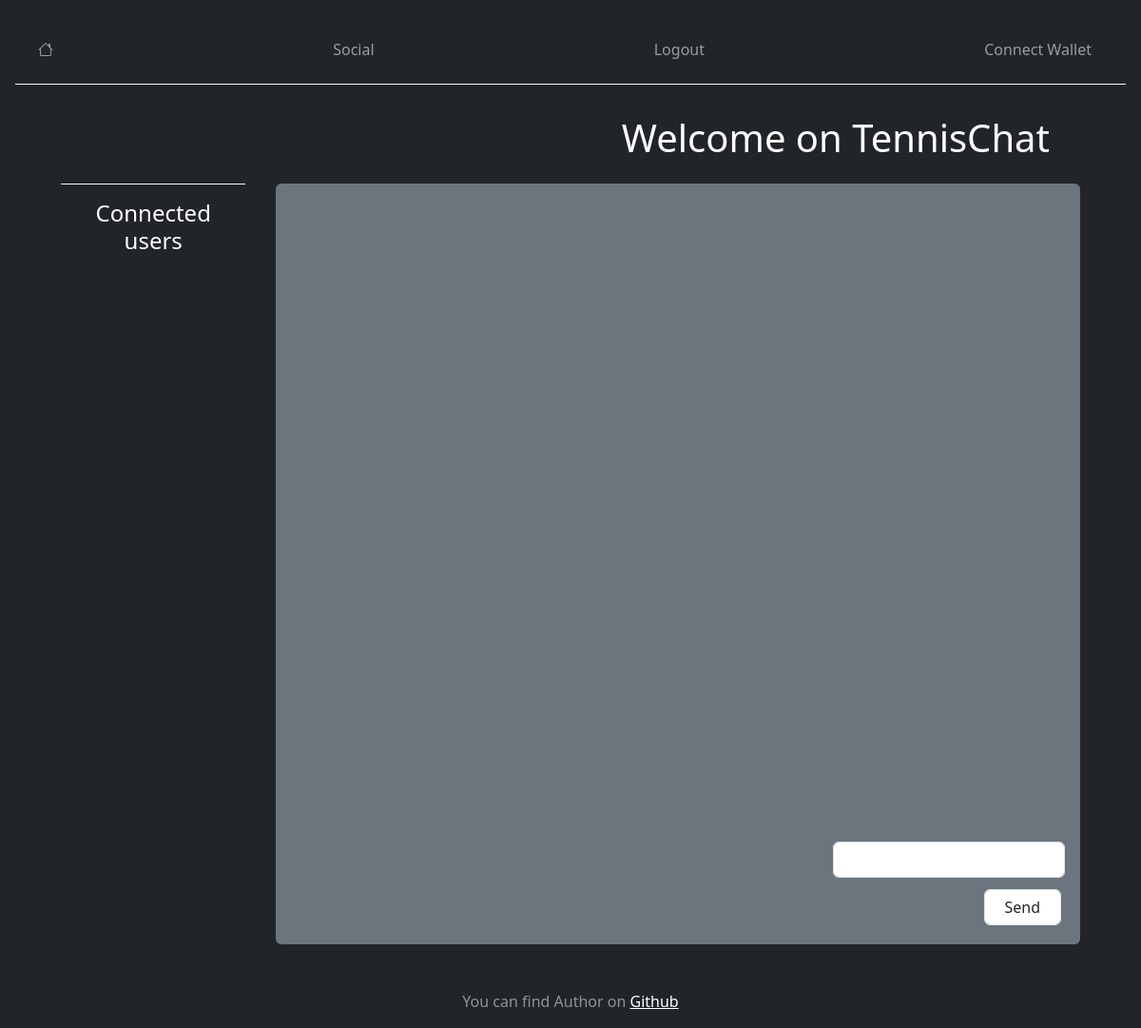
The app's page /chat/room/1/ (signed in), older data.
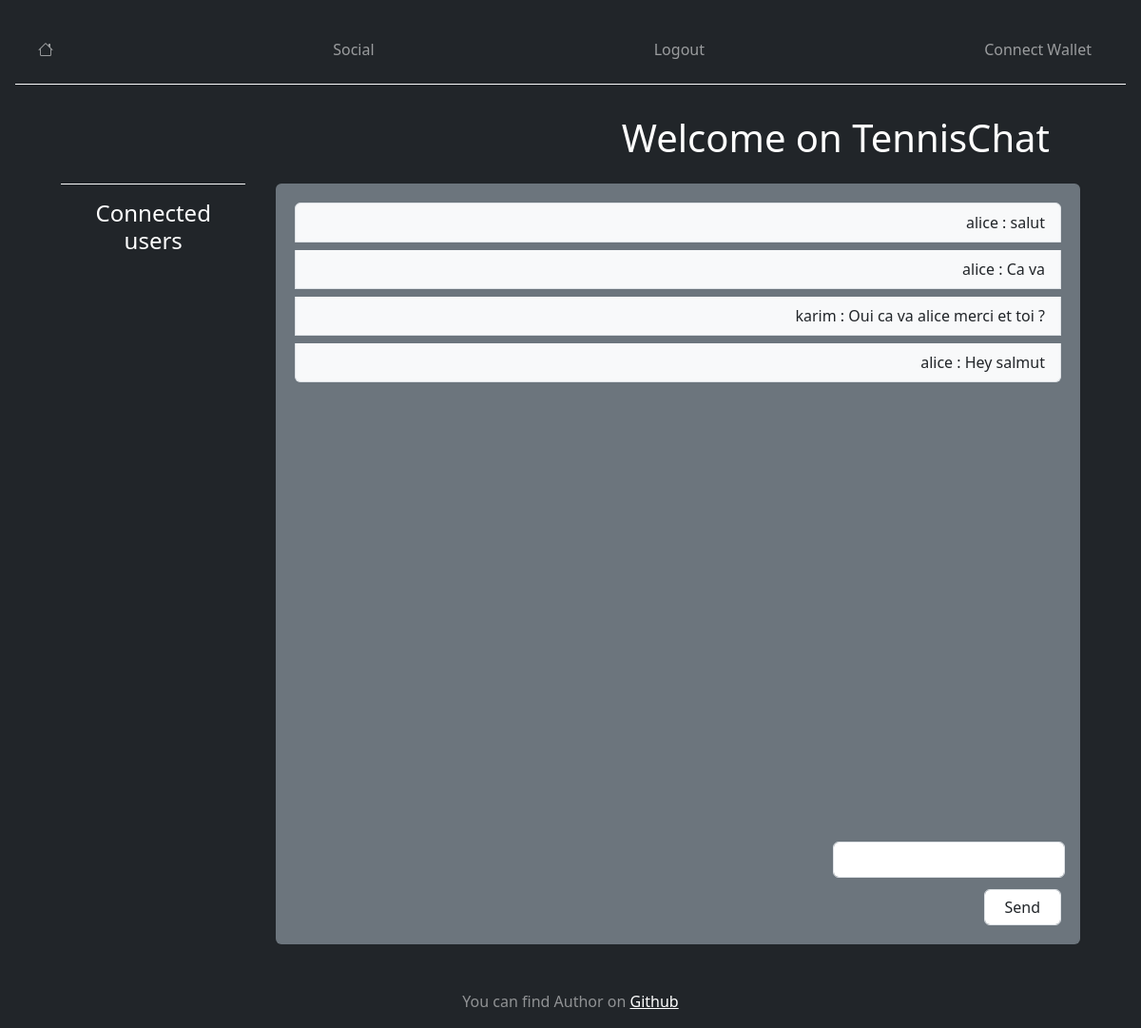
The same page, newer data.
### chat/models.py (models this page shows)
class Room(models.Model):
    name = models.CharField(max_length=64, null=False)

class Message(models.Model):
    author = models.ForeignKey(User, on_delete=models.CASCADE, null=False, related_name='author')
    room = models.ForeignKey(Room, on_delete=models.CASCADE, null=False, related_name='room_messages')
    posted_date = models.DateTimeField(default=timezone.now)
    content = models.TextField(null=False)

### chat/views.py (the view)
# urls.py: path('chat/room/<int:pk>/', RoomDetailView.as_view(), name="access_room")
@method_decorator(login_required(login_url=reverse_lazy('account:home_page')), name='dispatch')
class RoomDetailView(DetailView):
    model = Room
    template_name = "chat/access_room.html"
    context_object_name = 'room'
    def get_context_data(self, **kwargs):
        context = super().get_context_data(**kwargs)
        room = self.get_object()
        messages = room.room_messages.all()
        context['room_messages'] = messages
        return context

### chat/templates/chat/access_room.html (shortened to what this page needs)
{% extends 'base.html' %}
{% load static %}
{% block content %}
<div class="p-3 m-3">
    <div class="text-end me-5">
        <h1>Welcome on {{ room.name }}</h1>
    </div>
    <div class="d-flex flex-row">
        <div class="w-25 m-3 border-top border-light">
            <h4 class="text-center p-3">Connected users</h4>
        </div>
        <div class="bg-secondary rounded m-3 vh-100 vw-100 d-flex flex-column">
            <div id="list_messages" class="flex-grow-1 overflow-scroll m-3">
                <ul id="chat-log" class="list-unstyled list-group w-100 h-100">
                    {% for message in room_messages %}
                        <li class="m-1 text-end list-group-item bg-light">{{ message.author.username }} : {{ message.content }}</li>
                    {% endfor %}
                </ul>
            </div>
            <div class="m-3 d-flex flex-column justify-content-end align-items-end gap-2">
                <input class="form-control rounded" id="chat-message-input" type="text" size="100" style="width: 30%;">
                <input class="m-1 form-control rounded" id="chat-message-submit" type="button" value="Send" style="width: 10%;">
            </div>
        </div>
    </div>
</div>
{% endblock %}

### templates/base.html (shortened to what this page needs)
{% load static %}
<!DOCTYPE html>
<html lang="en" class="h-100">
<head>
    <link href="https://cdn.jsdelivr.net/npm/bootstrap@5.3.0/dist/css/bootstrap.min.css" rel="stylesheet">
    <link rel="stylesheet" href="https://cdn.jsdelivr.net/npm/bootstrap-icons/font/bootstrap-icons.css">
</head>
<body class="d-flex h-100 text-center text-bg-dark">
    <div class="cover-container d-flex w-100 h-100 p-3 mx-auto flex-column">
        {% include 'nav.html' %}
        {% block content %}{% endblock %}
        {% include 'footer.html' %}
    </div>
</body>
</html>

### templates/nav.html (shortened to what this page needs)
{% load static %}
<nav class="navbar navbar-expand-lg navbar-dark d-flex p-3 border-bottom border-light">
    <ul class="navbar-nav container-fluid d-flex">
        <li class="nav-item d-flex align-items-center h-100 ">
            <a class="nav-link d-flex align-items-center h-100" href="{% url 'account:home_page' %}"><i class="bi bi-house"></i></i></a>
        </li>
        <li class="nav-item d-flex align-items-center h-100">
            <a class="nav-link d-flex align-items-center h-100" href="{% url 'chat:chose_chatrooms' %}">Social</a>
        </li>
        {% if user.is_authenticated %}
        <li class="nav-item d-flex align-items-center h-100">
            <a class="nav-link d-flex align-items-center h-100" href="{% url 'account:logout' %}">Logout</a>
        </li>
        {% else %}
        <li class="nav-item d-flex align-items-center h-100">
            <a class="nav-link d-flex align-items-center h-100" href="{% url 'account:login' %}">Login</a>
        </li>
        {% endif %}
        <li class="nav-item d-flex align-items-center h-100">
            <a id="connect-wallet" class="nav-link d-flex align-items-center h-100" href="{% url 'account:home_page' %}">Connect Wallet</a>
        </li>
    </ul>
</nav>

### templates/footer.html
<footer class="mt-auto text-white-50">
    <p>
        You can find Author on
    <a href="https://github.com/BdClement" class="text-white">Github</a>
    </p>
</footer>

Row changes from the older to the newer data that the page shows:
added Message: author.username "alice", content "salut"
added Message: author.username "alice", content "Ca va"
added Message: author.username "karim", content "Oui ca va alice merci et toi ?"
added Message: author.username "alice", content "Hey salmut"
